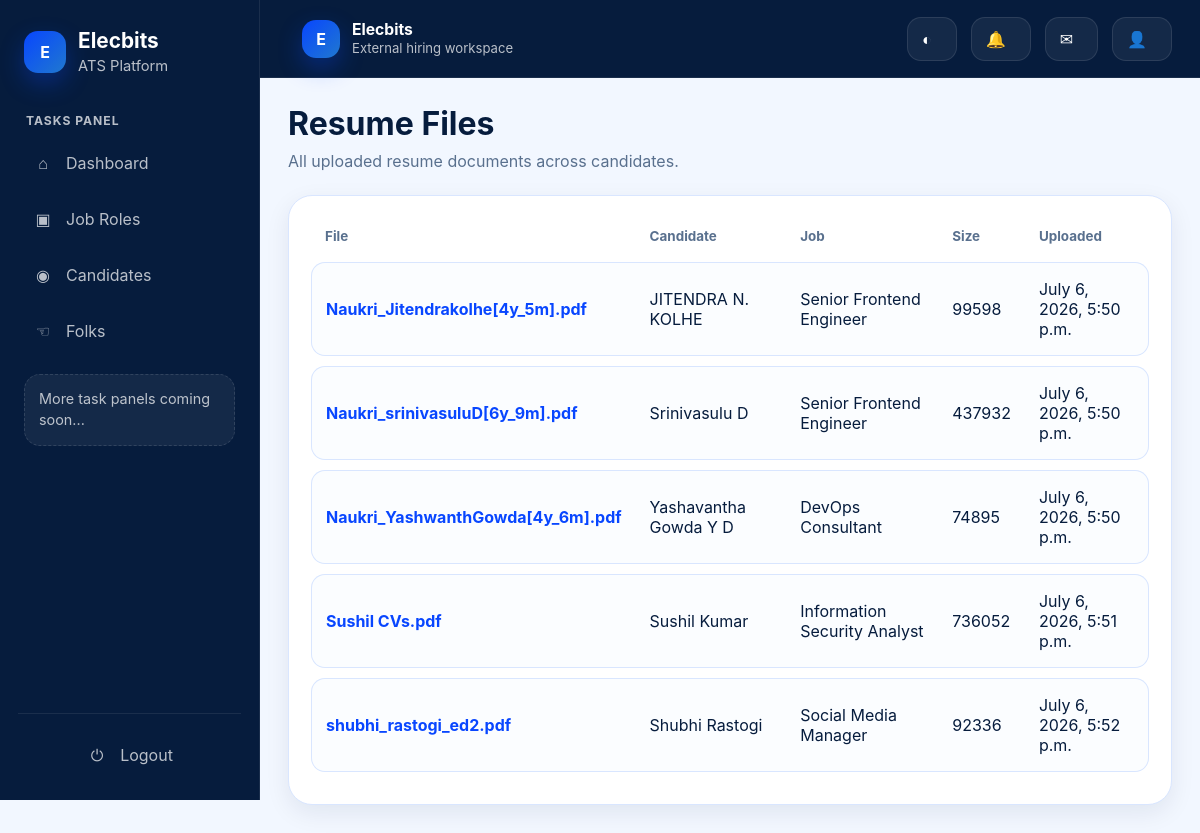
The page /resumes/ (signed in) on the database its author committed.
### apps/resumes/models.py (models this page shows, shortened)
class ResumeFile(TimeStampedModel):
    application = models.ForeignKey(Application, on_delete=models.CASCADE, related_name='resume_files')
    file = models.FileField(upload_to=resume_upload_path)
    original_filename = models.CharField(max_length=255)
    file_size = models.PositiveIntegerField(default=0)
    mime_type = models.CharField(max_length=100, blank=True)
    extracted_text = models.TextField(blank=True)

### apps/applications/models.py (models this page shows, shortened)
class Application(TimeStampedModel):
    class Status(models.TextChoices):
        RAW_RECEIVED = "raw_received", "Raw Received"
        UNDER_REVIEW = "under_review", "Under Review"
        SHORTLISTED = "shortlisted", "Shortlisted"
        REJECTED = "rejected", "Rejected"
        INTERVIEW = "interview", "Interview"
        HIRED = "hired", "Hired"
    job = models.ForeignKey(Job, on_delete=models.CASCADE, related_name="applications")
    full_name = models.CharField(max_length=255)
    email = models.EmailField()
    phone = models.CharField(max_length=30, blank=True)
    current_location = models.CharField(max_length=150, blank=True)
    total_experience_years = models.DecimalField(
        max_digits=4, decimal_places=1, default=0
    )
    source = models.CharField(max_length=100, blank=True)
    status = models.CharField(
        max_length=30, choices=Status.choices, default=Status.RAW_RECEIVED
    )
    summary = models.TextField(blank=True)
    skills = models.TextField(blank=True, help_text="Comma-separated skills")
    created_by = models.ForeignKey(
        settings.AUTH_USER_MODEL,
        on_delete=models.SET_NULL,
        null=True,
        blank=True,
        related_name="applications_created",
    )
    class Meta:
        ordering = ["-created_at"]
        unique_together = ("job", "email")

### apps/jobs/models.py (models this page shows, shortened)
class Job(TimeStampedModel, SoftDeleteModel):
    class EmploymentType(models.TextChoices):
        FULL_TIME = 'full_time', 'Full Time'
        PART_TIME = 'part_time', 'Part Time'
        INTERN = 'intern', 'Intern'
        CONTRACT = 'contract', 'Contract'
    class JobStatus(models.TextChoices):
        DRAFT = 'draft', 'Draft'
        OPEN = 'open', 'Open'
        CLOSED = 'closed', 'Closed'
        ON_HOLD = 'on_hold', 'On Hold'
    title = models.CharField(max_length=255)
    department = models.CharField(max_length=100)
    location = models.CharField(max_length=150, blank=True)
    employment_type = models.CharField(max_length=20, choices=EmploymentType.choices, default=EmploymentType.FULL_TIME)
    experience_min_years = models.PositiveIntegerField(default=0)
    experience_max_years = models.PositiveIntegerField(default=0)
    description = models.TextField()
    requirements = models.TextField(blank=True)
    status = models.CharField(max_length=20, choices=JobStatus.choices, default=JobStatus.DRAFT)
    created_by = models.ForeignKey(settings.AUTH_USER_MODEL, on_delete=models.SET_NULL, null=True, blank=True, related_name='jobs_created')
    class Meta:
        ordering = ['-created_at']

### apps/resumes/views.py (the view)
# urls.py: path('', ResumeListView.as_view(), name='list'),
class ResumeListView(LoginRequiredMixin, ListView):
    model = ResumeFile
    template_name = 'resumes/list.html'
    context_object_name = 'resume_files'
    def get_queryset(self):
        return ResumeFile.objects.select_related('application', 'application__job').all()

### apps/accounts/models.py (called while the page is built)
    def get_full_name(self):
        return self.full_name or self.email

### templates/resumes/list.html (shortened to what this page needs)
{% extends 'base.html' %}
{% block content %}
<section class="page-header">
  <div>
    <h1>Resume Files</h1>
    <p>All uploaded resume documents across candidates.</p>
  </div>
</section>
<section class="table-card">
  {% if resume_files %}
  <table class="data-table">
    <thead><tr><th>File</th><th>Candidate</th><th>Job</th><th>Size</th><th>Uploaded</th></tr></thead>
    <tbody>
      {% for resume in resume_files %}
      <tr>
        <td><a href="{{ resume.file.url }}" target="_blank" class="text-link">{{ resume.original_filename }}</a></td>
        <td>{{ resume.application.full_name }}</td>
        <td>{{ resume.application.job.title }}</td>
        <td>{{ resume.file_size }}</td>
        <td>{{ resume.created_at }}</td>
      </tr>
      {% endfor %}
    </tbody>
  </table>
  {% else %}
  <div class="empty-state">No resume files uploaded yet.</div>
  {% endif %}
</section>
{% endblock %}

### templates/base.html (style rules this page uses)
:root { --font-sans: Inter, "Segoe UI", Roboto, Arial, sans-serif; --radius-sm: 10px; --radius-md: 16px; --radius-lg: 24px; --shadow-sm: 0 8px 24px rgba(6, 28, 61, 0.08); --shadow-md: 0 18px 40px rgba(6, 28, 61, 0.12); --transition: 180ms ease; --sidebar-width: 260px; --actionbar-height: 78px; }
html[data-theme="light"] { --bg: #F2F7FF; --nav-bg: #061C3D; --nav-border: rgba(255,255,255,0.08); --nav-text: #FFFFFF; --nav-text-muted: rgba(255,255,255,0.72); --surface: #FFFFFF; --surface-alt: #F6FAFF; --surface-soft: #EEF4FF; --border: #D9E6FF; --text: #061C3D; --text-muted: #59708E; --primary: #0846FF; --primary-hover: #0637CC; --primary-soft: #E3ECFF; --success-soft: #DCFCE7; --warning-soft: #FEF3C7; --danger-soft: #FEE2E2; --info-soft: #DBEAFE; --table-row: #FBFDFF; --table-row-hover: #F2F7FF; --input-bg: #FFFFFF; }
* { box-sizing: border-box; }
html, body { margin: 0; min-height: 100%; font-family: var(--font-sans); background: var(--bg); color: var(--text); }
body { transition: background var(--transition), color var(--transition); }
a { color: inherit; text-decoration: none; }
.page-header { display: flex; align-items: flex-start; justify-content: space-between; gap: 20px; margin-bottom: 24px; flex-wrap: wrap; }
.page-header h1 { margin: 0; font-size: 2rem; line-height: 1.1; color: var(--text); }
.page-header p { margin: 10px 0 0; color: var(--text-muted); max-width: 780px; }
.card, .table-card, .stat-card, .info-card { background: var(--surface); border: 1px solid var(--border); border-radius: var(--radius-lg); box-shadow: var(--shadow-sm); }
.card, .info-card, .table-card, .stat-card { padding: 22px; }
.data-table { width: 100%; border-collapse: separate; border-spacing: 0 10px; }
.data-table thead th { text-align: left; font-size: 0.84rem; color: var(--text-muted); font-weight: 700; padding: 0 14px 8px; }
.data-table tbody tr { background: var(--table-row); }
.data-table tbody td { padding: 16px 14px; border-top: 1px solid var(--border); border-bottom: 1px solid var(--border); vertical-align: middle; }
.data-table tbody td:first-child { border-left: 1px solid var(--border); border-top-left-radius: 14px; border-bottom-left-radius: 14px; }
.data-table tbody td:last-child { border-right: 1px solid var(--border); border-top-right-radius: 14px; border-bottom-right-radius: 14px; }
.text-link { color: var(--primary); font-weight: 700; }

### rows shown on the page
ResumeFile: original_filename "Naukri_Jitendrakolhe[4y_5m].pdf", application.full_name "JITENDRA N. KOLHE", application.job "Senior Frontend Engineer", file_size "99598", created_at "July 6, 2026, 5:50 p.m."
ResumeFile: original_filename "Naukri_srinivasuluD[6y_9m].pdf", application.full_name "Srinivasulu D", application.job "Senior Frontend Engineer", file_size "437932", created_at "July 6, 2026, 5:50 p.m."
ResumeFile: original_filename "Naukri_YashwanthGowda[4y_6m].pdf", application.full_name "Yashavantha Gowda Y D", application.job "DevOps Consultant", file_size "74895", created_at "July 6, 2026, 5:50 p.m."
ResumeFile: original_filename "Sushil CVs.pdf", application.full_name "Sushil Kumar", application.job "Information Security Analyst", file_size "736052", created_at "July 6, 2026, 5:51 p.m."
ResumeFile: original_filename "shubhi_rastogi_ed2.pdf", application.full_name "Shubhi Rastogi", application.job "Social Media Manager", file_size "92336", created_at "July 6, 2026, 5:52 p.m."
